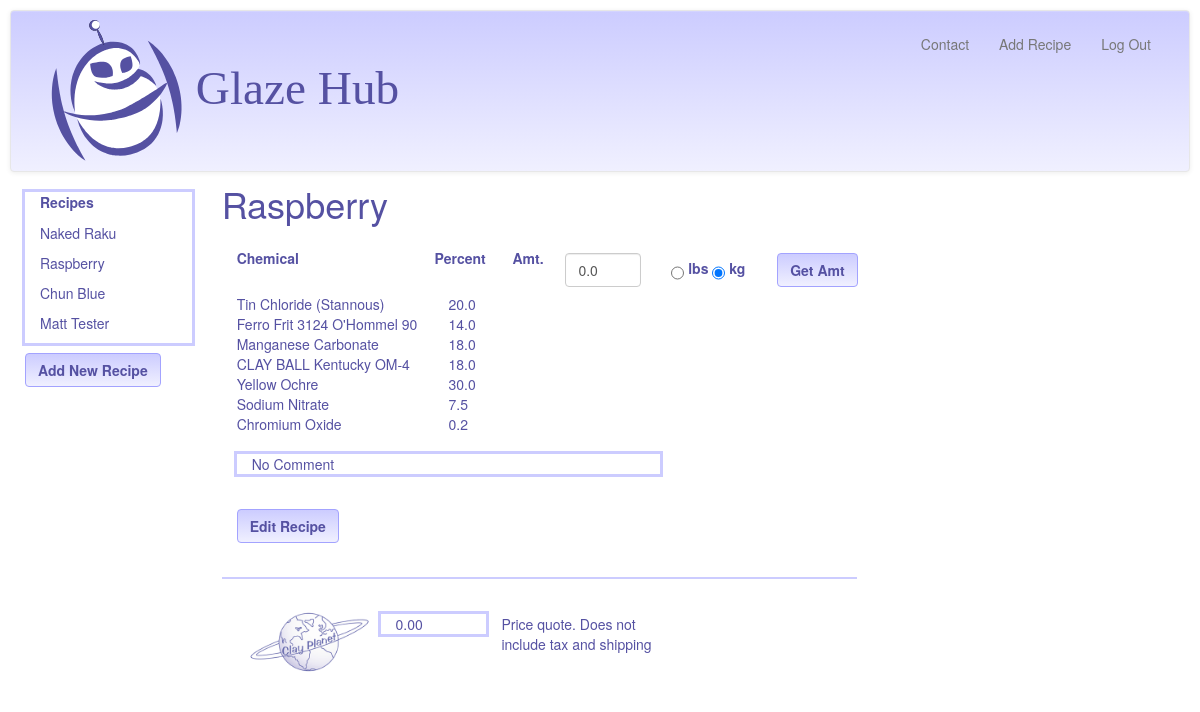
The app's page /recipecomps/4/Raspberry (signed in), older data.
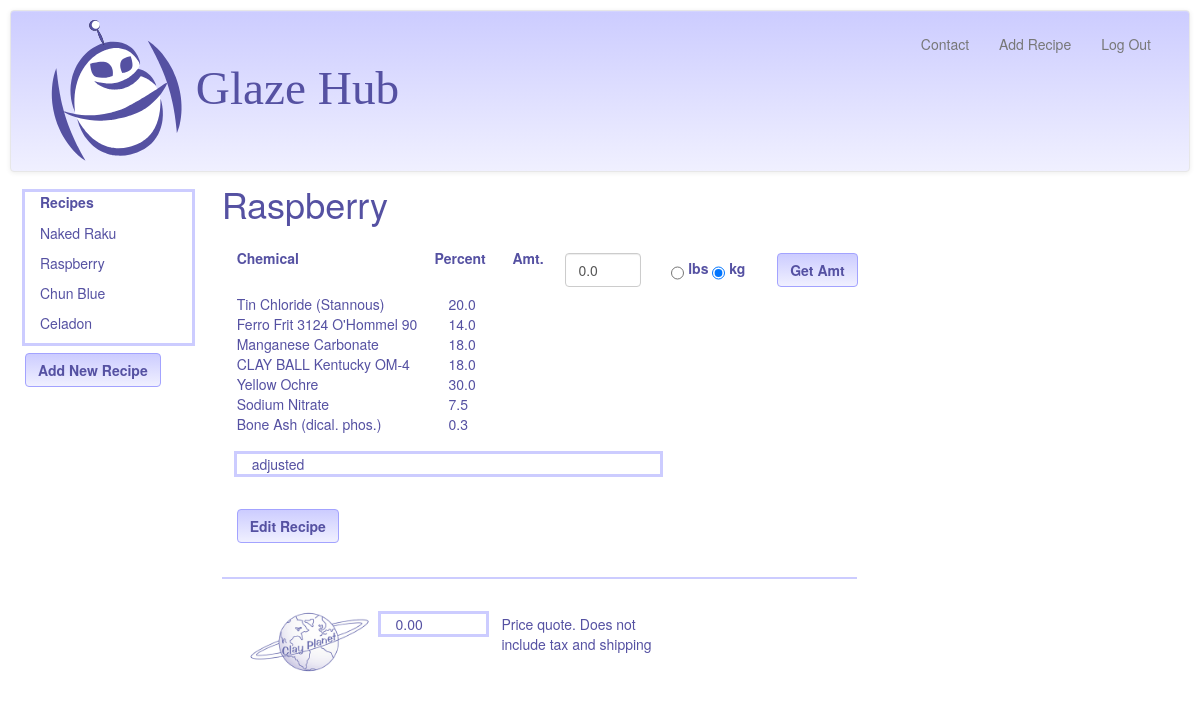
The same page, newer data.
### model.py (models this page shows, shortened)
class Recipe(Base):
    __tablename__ = "recipes"
    id = Column(Integer, primary_key=True)
    recipe_name = Column(String(120))
    user_id = Column(Integer, ForeignKey('users.id'))
    user_notes = Column(String(3000), nullable=True)
    user = relationship("User", backref=backref("recipes", order_by=id))
    @classmethod
    def getRecipeNamesByUserID(cls, user_id):
        return session.query(Recipe).filter_by(user_id=user_id).all()
    @classmethod
    def getRecipeIDByName(cls, recipe_name, user_id):
        return session.query(Recipe).\
            filter_by(recipe_name=recipe_name).\
            filter_by(user_id=user_id).first()

class Component(Base):
    __tablename__ = "components"
    id = Column(Integer, primary_key=True)
    chem_id = Column(Integer, ForeignKey('chemicals.id'), nullable=False)
    recipe_id = Column(Integer, ForeignKey('recipes.id'), nullable=False)
    percentage = Column(Float, nullable=False)
    chem = relationship("Chem", backref=backref("components", order_by=id))
    recipe = relationship("Recipe", backref=backref("components", order_by=id))
    @classmethod
    def getComponentsByRecipeID(cls, recipe_id):
        return session.query(Component).filter_by(recipe_id=recipe_id).all()

class Chem(Base):
    __tablename__ = "chemicals"
    id = Column(Integer, primary_key=True)
    chem_name = Column(String(120))
    quarter = Column(Float)
    half = Column(Float)
    onelb = Column(Float)
    fivelb = Column(Float)
    tenlb = Column(Float)
    twentyfivelb = Column(Float)
    fiftylb = Column(Float)
    onehundlb = Column(Float)
    fivehundlb = Column(Float)

### glazehub.py (the view)
@app.route("/recipecomps/<int:userViewID>/<recipeName>")
def recipe(userViewID, recipeName):
    displayRecipes = showUserRecipeList(userViewID)
    userLoginID = session["user_id"]
    if checkUserLoginID(userLoginID, userViewID) is False:
        userViewID = userLoginID
        recipes = model.Recipe.getRecipeNamesByUserID(userLoginID)
        return render_template("user_recipes.html", displayRecipes=recipes,
                               user_id=userLoginID)
    else:
        recipe = model.Recipe.getRecipeIDByName(recipeName, userViewID)
        components = model.Component.getComponentsByRecipeID(recipe.id)
    messageToUser = None
    price_quote = 0.00
    batchComp = []
    wholeNumList = []
    frctnList = []
    batchsize = None
    unit_sys = "unitSys"
    lbschecked = ""
    kgchecked = 'checked = "checked"'
    return render_template("/recipecomps.html/", user_id=userViewID,
                           recipe_name=recipeName, components=components,
                           batchComp=batchComp,
                           displayRecipes=displayRecipes,
                           user_notes=recipe.user_notes,
                           messageToUser=messageToUser,
                           unitSys=unit_sys, batchsize=batchsize,
                           wholeNumList=wholeNumList, frctnList=frctnList,
                           lbschecked=lbschecked, kgchecked=kgchecked,
                           price_quote=price_quote)

### glazehub.py (called while the page is built)
def showUserRecipeList(userViewID):
    userLoginID = session["user_id"]
    if checkUserLoginID(userLoginID, userViewID):
        recipes = model.Recipe.getRecipeNamesByUserID(userLoginID)
        return recipes
    else:
        recipes = model.Recipe.getRecipeNamesByUserID(userViewID)
        return recipes

def checkUserLoginID(userLoginID, userViewID):
    if userLoginID != int(userViewID):
        flash("Invalid User ID. Here are your recipes")
        userViewID = userLoginID
        return False

### templates/recipecomps.html (shortened to what this page needs)
{% extends 'base.html' %}
{% block body %}
<div class = "col-sm-2">
	<div class = "col-sm-12" id = "recipe_list" style="outline: 3px solid #ccccff; margin-bottom:10px" >
    	<label class = "control-label" for="userRecipes">
			Recipes
		</label>
		{% for recipe in displayRecipes %}
		<ul style = "margin-top: 6px" class="recipe_names">
			<a class = "recipe_links" href = "/recipecomps/{{recipe.user_id}}/{{recipe.recipe_name }}">
				<li>{{ recipe.recipe_name }}</li></a>
		</ul>
		{% endfor %}
	</div>
	<div class = "row" id = "add_recipe_button">
		<div class = "col-sm-2">
			<a href = "/addRecipe/{{user_id}}">
			<button class ="btn btn-GH" id = "add_recipe">
					<strong>Add New Recipe</strong></button>
			</a>
		</div>
	</div>
</div>
	<div class = "col-sm-10" id = "recipe_section" style="margin-top:-2em">
		<h1>{{ recipe_name }}</h1>
		<div class = "col-sm-8" id = "recipe_list" >
			<div class = "row" style = "color:#5551a2">
				<div class = "col-sm-4" id = "chem_name" style = "margin-top:1em"><strong>Chemical
					</strong>
				</div>
				<div class = "col-sm-2" id = "percentage" style = "margin-top:1em; margin-left:-1em"><strong>Percent
					</strong>
				</div>
				<div class = "form-group" id = "amount_to_make" style = "margin-top:1em">
					<label class = "col-sm-1 control-label" style = "margin-left: -2em" for "amt">
						Amt.
					</label>
					<form action = "/recipecomps/{{user_id}}/{{recipe_name}}" method = "POST">
						<div class ="col-sm-2">
							{% if batchsize %}
								<input class = "form-control" type = "text" id = "batchsize"
										  name="batchsize" value = "{{batchsize}}"/>
							{% else %}
								<input class = "form-control" type = "text" id = "batchsize"
										  name="batchsize" value = "0.0"/>
							{% endif %}
						</div>
						<div class = "col-sm-2">
							<input class = "radio-GH"  type = "radio" name= "unitSys" value = "lbs"
								{{lbschecked}}/>
							<label for "pounds">lbs</label>
							<input class = "radio-GH" type = "radio" name= "unitSys" value = "kg"
								{{kgchecked}}/>
							<label for "metric">kg</label>
						</div>
						<div class = "col-sm-1">
							<button class ="btn btn-GH" style="margin-top:5px" type = "submit" id = "getAmount">
							<strong>Get Amt</strong></button>
						</div>
						<div class = "col-sm-8" id ="comp_percent_amt">
						{% for comp in components %}
							<div class = "row">
								<div class = "col-sm-6" >{{comp.chem.chem_name}}</div>
								<div class = "col-sm-2">{{comp.percentage}}</div>
							</div>
						{% endfor %}
						</div>
					</form>
				</div>
				<div class = "col-sm-4">
				</div>
			</div>
			<div class = "row">
				<div class = "col-sm-8"
					style="outline: 3px solid #ccccff; margin-top:20px; margin-left:15px;
						margin-bottom:20px">
					{{user_notes}}
				</div>
			</div>
			<div class = "row">
				<form action = "/editRecipe/{{user_id}}/{{recipe_name}}"
					<div class = "col-sm-2">
						<button class ="btn btn-GH" style="margin-top:15px" type = "submit" id = "editRecipe">
						<strong>Edit Recipe</strong></button>
					</div>
			<div class = "row">
				<hr noshade color ="#ccccff"></hr>
			</div>
		<form action = "/emailCP/{{user_id}}/{{recipe_name}}/{{batchsize}}">
			<div class = "row">
				<div class = "col-sm-3">
					<img id = "cplogo" src="/static/img/cplogo.png">
				</div>
				<div class = "col-sm-2" style="outline: 3px solid #ccccff; margin-top:15px">
					{%if batchsize%}
						{{"$%.2f" %price_quote}}
					{%else%}
						0.00
					{% endif %}
				</div>
				<div class = "col-sm-4" style="margin-top:15px">
					Price quote. Does not include tax and shipping
				</div>
			</div>
		</form>
	</div>
	</div>
{% endblock %}

### templates/base.html (shortened to what this page needs)
<html>
    <head>
        <link rel="stylesheet" href="/static/css/bootstrap.css" />
        <link rel="stylesheet" href="/static/css/style.css" />
    </head>
    <body>
        <div class="navbar navbar-default">
            <div class="container-fluid">
                <div class="navbar-header">
                    <img class = "header_logo" src="/static/img/ghlogo1114.svg"><a class="navbar-brand" href="/"></a>
                </div>
                <div class="navbar-collapse collapse">
                    <ul class="nav navbar-nav navbar-right">
                        <li ><a href="mailto:glazehub@gmail.com">Contact</a></li>
                        {% if session["user_id"] %}
                            <li><a href = "/addRecipe/{{user_id}}">Add Recipe</a><li>
                            <li ><a href="/logout"> {{"Log Out"}} </a></li>
                        {% else %}
                             <li ><a href="/enterRecipe">Calculator</a></li>
                            <li ><a href="/login">{{"Log In"}}</a></li>
                        {% endif %}
                    </ul>
                </div>
            </div>
        </div>
        {% block body %}{% endblock %}
    </body>
</html>

### static/css/style.css (style rules this page uses)
a:link { color:#5551a2; }
.header_logo { width: 350px; }
#cplogo { width:125px; margin:10px; }
body { margin:10px; font-family: "Helvetica Neue", Helvetica, "Segoe UI", Arial, freesans, sans-serif; color:#5551a2; }
ul.recipe_names { list-style-type: none; padding:0 0px; }
input { height:3em; margin-top: 5px; }
.navbar-default { background-image: -webkit-linear-gradient(top, #ccccff 0%, #f0f0ff 100%); background-image: -o-linear-gradient(top, #ccccff 0%, #f0f0ff 100%); background-image: -webkit-gradient(linear, left top, left bottom, from(#ccccff), to(#f0f0ff)); background-image: linear-gradient(to bottom, #ccccff 0%, #f0f0ff 100%); filter: progid:DXImageTransform.Microsoft.gradient(startColorstr='#ccccffccccffff', endColorstr='#ccccff0f0ff', GradientType=0); filter: progid:DXImageTransform.Microsoft.gradient(enabled = false); background-repeat: repeat-x; border-radius: 4px; padding:8px; -webkit-box-shadow: inset 0 1px 0 rgba(255, 255, 255, .15), 0 1px 5px rgba(0, 0, 0, .075); box-shadow: inset 0 1px 0 rgba(255, 255, 255, .15), 0 1px 5px rgba(0, 0, 0, .075); }
.btn-GH { background-image: -webkit-linear-gradient(top, #ccccff 0%, #f0f0ff 100%); background-image: -o-linear-gradient(top, #ccccff 0%, #f0f0ff 100%); background-image: -webkit-gradient(linear, left top, left bottom, from(#ccccff), to(#f0f0ff)); background-image: linear-gradient(to bottom, #ccccff 0%, #f0f0ff 100%); filter: progid:DXImageTransform.Microsoft.gradient(startColorstr='#ffccccff', endColorstr='#fff0f0ff', GradientType=0); filter: progid:DXImageTransform.Microsoft.gradient(enabled = false); background-repeat: repeat-x; border-color: #a3a3ff; color:#5551a2; }
hr { border-color:#ccccff; border-width: 2px; }
.radio-GH, .checkbox-inline { display: inline-block; padding-left: 20px; margin-bottom: 0; font-weight: normal; vertical-align: middle; cursor: pointer; }

Row changes from the older to the newer data that the page shows:
removed Recipe: recipe_name "Matt Tester"
removed Component: chem.chem_name "Chromium Oxide", percentage "0.2"
changed Recipe "Raspberry": user_notes "No Comment" → "adjusted"
added Recipe: recipe_name "Celadon"
added Component: chem.chem_name "Bone Ash (dical. phos.)", percentage "0.3"
